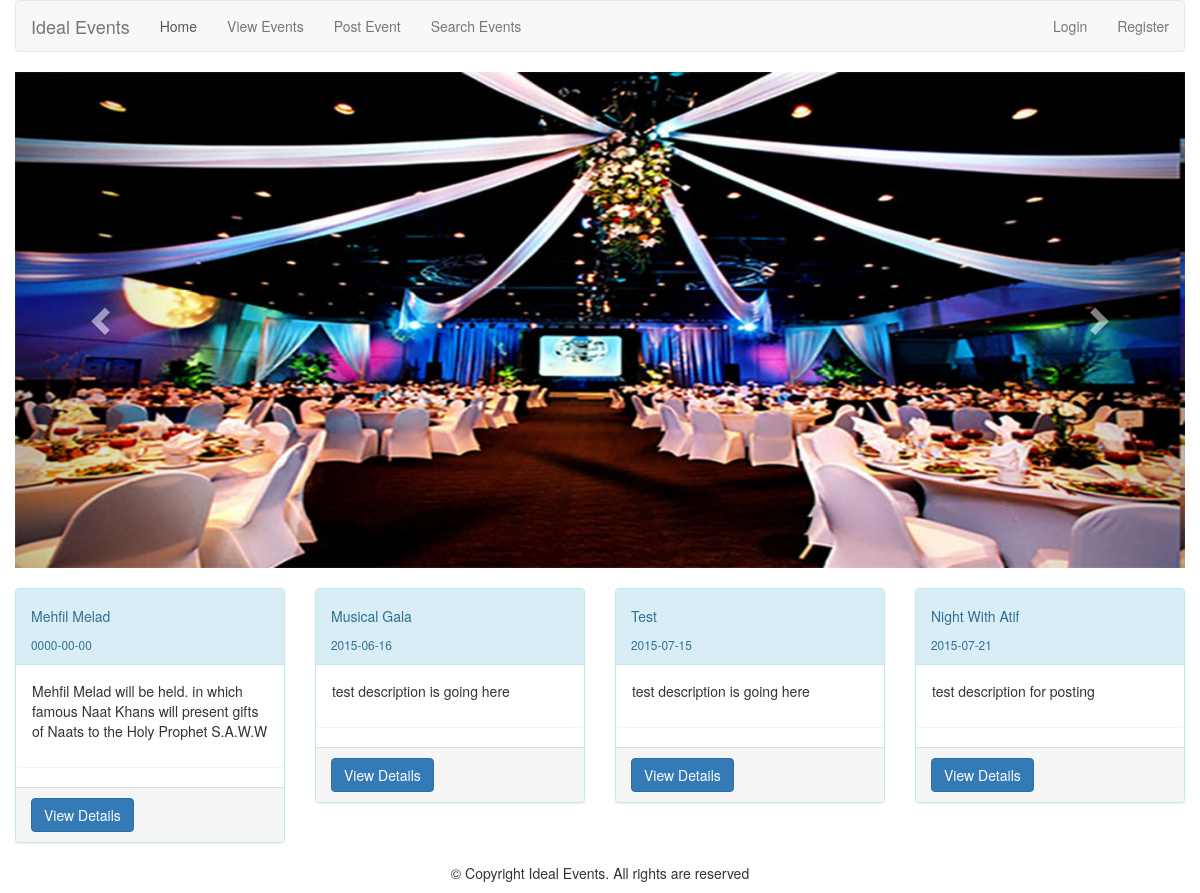
The page / on the database its author committed.
### tables this page shows
CREATE TABLE IF NOT EXISTS `events` (
  `e_id` int(11) NOT NULL AUTO_INCREMENT,
  `e_title` varchar(255) NOT NULL,
  `e_category` varchar(255) NOT NULL,
  `e_date` date NOT NULL,
  `e_location` varchar(255) NOT NULL,
  `e_description` varchar(500) NOT NULL,
 `e_organizer` varchar(500) NOT NULL,
  PRIMARY KEY (`e_id`)
);

### index.php (the view, shortened to what this page needs)
<?php
require "header.php";
?>
<div id="myCarousel" class="carousel slide" data-ride="carousel">
  <div class="carousel-inner" role="listbox">
    <div class="item active">
      <img src="images/1.jpg" alt="Chania">
    </div>
  </div>
  <a class="left carousel-control" href="#myCarousel" role="button" data-slide="prev">
    <span class="glyphicon glyphicon-chevron-left" aria-hidden="true"></span>
  </a>
  <a class="right carousel-control" href="#myCarousel" role="button" data-slide="next">
    <span class="glyphicon glyphicon-chevron-right" aria-hidden="true"></span>
  </a>
</div>
<br />
			<?php
				$conn=new mysqli("localhost","root","","events");
				$result=$conn->query("SELECT * FROM events ORDER BY e_date ASC LIMIT 8");
				if ($result->num_rows>0)
				{
					echo "<div class='row'>";
					while ($row=$result->fetch_assoc())
						{
						echo "<div class='col-md-3'>";
						echo "<div class='panel panel-info'>";
						echo "<div class='panel-heading'>";
						echo "<h5>".$row['e_title']."</h5>";
						echo "<small>".$row['e_date']."</small>";
						echo "</div>";
						echo "<div class='panel panel-body'>";
						echo "<p>".$row['e_description']."</p>";
						echo "</div>";
						echo "<div class='panel-footer'>";
						echo "<a class='btn btn-primary' href='event-details.php?eventid=".$row['e_id'] ."'>View Details</a>";
						echo "</div>";
						echo "</div>";
						echo "</div>";
						}
					echo "</div>";
				}
			?>
			<?php require "footer.php"; ?>

### header.php (shortened to what this page needs)
<!DOCTYPE html>
<html lang="en">
<head>
  <link rel="stylesheet" href="css/bootstrap.css">
</head>
<body>
  <div class="container-fluid">
     <nav role="navigation" class="navbar navbar-default">
              <div class="navbar-header">
            <a class="navbar-brand">Ideal Events</a>
        </div>
              <div id="navbarCollapse" class="collapse navbar-collapse">
            <ul class="nav navbar-nav">
                <li class="active"><a href="index.php">Home</a></li>
                <li><a href="view-events.php">View Events</a></li>
                <li><a href="post-event.php">Post Event</a></li>
                <li><a href="search-events.php">Search Events</a></li>
            </ul>
            <ul class="nav navbar-nav navbar-right">
				<?php if(isset($_SESSION['login']))
				{
					echo "<li><a>Welcome Dear ". $_SESSION['user']."</a></li>";
					echo "<li><a href='logout.php'>Logout</a></li>";
				}
					else
					{
						echo "<li><a href='login.php'>Login</a></li>";
						echo "<li><a href='register.php'>Register</a></li>";
					}
				 ?>
            </ul>
        </div>
    </nav>

### footer.php
<div class="site-footer">
				<p class="text-center">&copy; Copyright Ideal Events. All rights are reserved</p>
				</div>
</div>
</body>
</html>

### rows shown on the page
events: e_title "Mehfil Melad", e_date "0000-00-00", e_description "Mehfil Melad will be held. in which famous Naat Khans will present gifts of Naats to the Holy Prophet S.A.W.W"
events: e_title "Musical Gala", e_date "2015-06-16", e_description "test description is going here"
events: e_title "Test", e_date "2015-07-15", e_description "test description is going here"
events: e_title "Night With Atif", e_date "2015-07-21", e_description "test description for posting"
